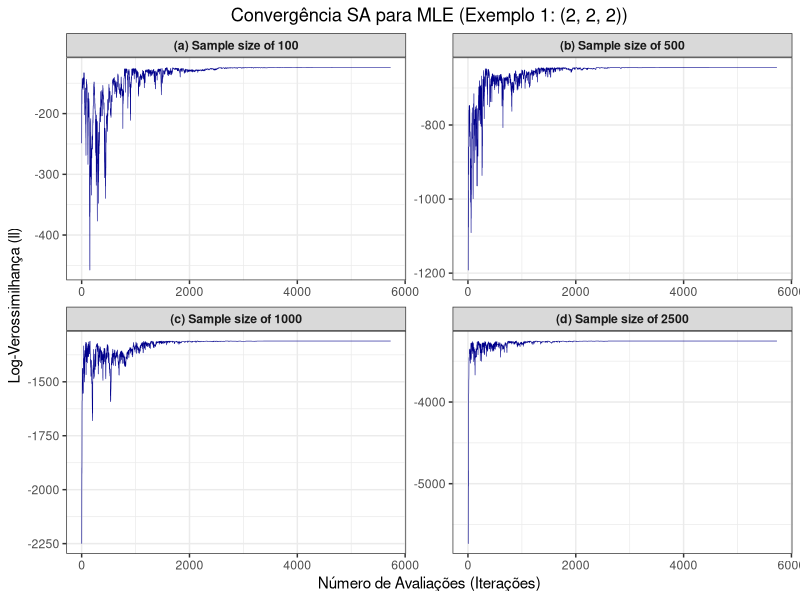
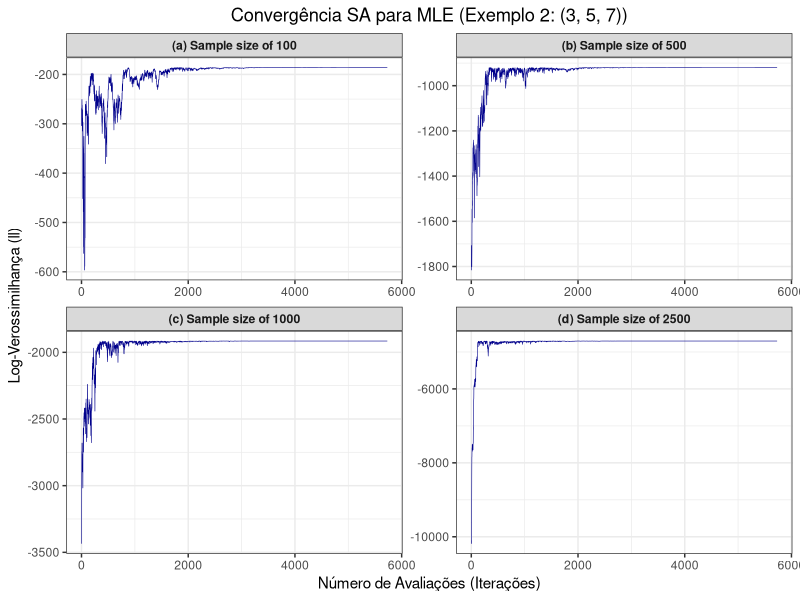
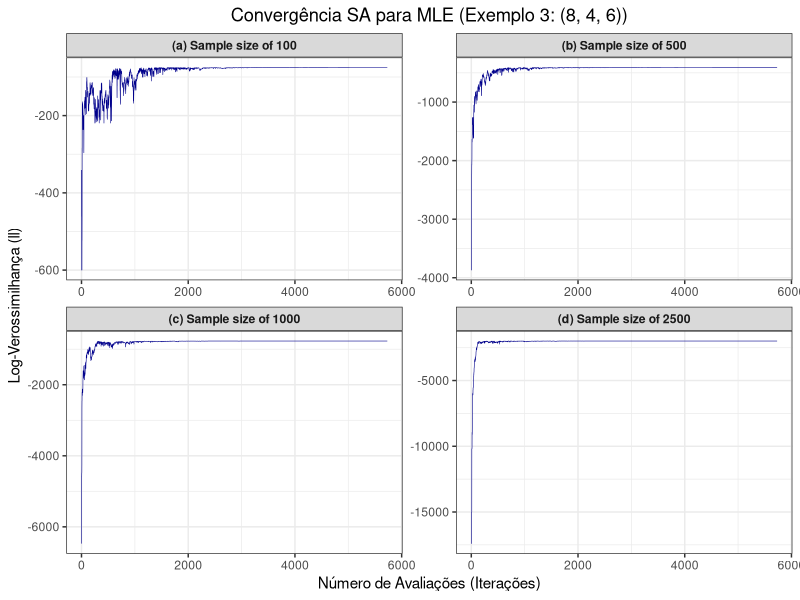

The R script that drew these images, in order:
# --- 1. CONFIGURAÇÃO E BIBLIOTECAS ---
# Instale os pacotes se necessário:
# install.packages(c("ggplot2", "dplyr", "tidyr", "gridExtra", "xtable"))
library(ggplot2)
library(dplyr)
library(tidyr)
library(gridExtra)
library(xtable)
# É bom ter MASS para sd() e inicialização, mas não é estritamente necessário para este erro
# library(MASS)

caminho <- paste0(getwd(), "/Seminário")

# Criação da Pasta para Figuras
if (!dir.exists("figuras1")) {
  dir.create("figuras1")
}
print("Pasta 'figuras1/' verificada/criada.")
set.seed(20252) # Para reprodutibilidade

# --- 2. FUNÇÕES BASE (WEIBULL 3P E SA) ---

# Função de Log-Verossimilhança Weibull 3P (CORRIGIDA NA VERSÃO ANTERIOR PARA NaN/NA)
loglik_weibull3 <- function(params, x) {
  b <- params[1] # beta (forma)
  g <- params[2] # eta (escala)
  c <- params[3] # gamma (locação)

  if (b <= 0 || g <= 0 || any(x <= c)) {
    return(-Inf)
  }

  z <- (x - c) / g
  # Fórmula Log-Verossimilhança (Eq 7 do artigo)
  ll <- length(x) * (log(b) - log(g)) + sum((b - 1) * log(z) - (z^b))

  # Incluindo a verificação de NaN/NA para robustez
  if (is.nan(ll) || is.na(ll)) {
    return(-Inf)
  }

  return(ll)
}

# Função para Gerar Vizinho (Proposta)
propose_neighbor <- function(curr, x, sds = c(0.1, 0.1, 0.1)) {
  attempt <- 0
  min_x <- min(x)

  repeat {
    attempt <- attempt + 1

    b1 <- curr[1] + rnorm(1, mean = 0, sd = sds[1])
    g1 <- curr[2] + rnorm(1, mean = 0, sd = sds[2])
    c1 <- curr[3] + rnorm(1, mean = 0, sd = sds[3])

    if (b1 <= 0) {
      b1 <- abs(b1) + 1e-6
    }
    if (g1 <= 0) {
      g1 <- abs(g1) + 1e-6
    }

    # Condição: c1 deve ser menor que o mínimo da amostra
    if (c1 < min_x - 1e-8) {
      return(c(b1, g1, c1))
    }

    if (attempt > 50) {
      sds[3] <- sds[3] * 1.5
    }

    if (attempt > 1000) {
      return(c(b1, g1, min_x - 1e-6))
    }
  }
}

# Algoritmo Simulated Annealing para Maximização
sa_weibull3 <- function(
  x,
  init = NULL,
  T0 = 100,
  Tf = 0.001,
  cooling_rate = 0.99,
  L = 5,
  sds = c(0.1, 0.1, 0.1)
) {
  n <- length(x)

  # Se init não for fornecido, inicializa com valores razoáveis
  if (is.null(init)) {
    # Inicialização simplificada
    init <- c(1, sd(x), min(x) - 0.1)
  }

  curr <- init
  curr_ll <- loglik_weibull3(curr, x)
  best <- curr
  best_ll <- curr_ll
  T <- T0

  # Garante que a inicialização não seja -Inf
  while (curr_ll == -Inf) {
    curr <- propose_neighbor(curr, x, sds = sds * 10) # Tenta um vizinho mais distante
    curr_ll <- loglik_weibull3(curr, x)
    best <- curr
    best_ll <- curr_ll
  }

  history <- data.frame(eval = 1, ll = curr_ll)
  eval_count <- 1

  # Loop SA
  while (T > Tf) {
    for (i in 1:L) {
      prop <- propose_neighbor(curr, x, sds = sds)
      prop_ll <- loglik_weibull3(prop, x)

      if (prop_ll > curr_ll) {
        curr <- prop
        curr_ll <- prop_ll
      } else {
        delta_ll <- prop_ll - curr_ll

        if (runif(1) < exp(delta_ll / T)) {
          curr <- prop
          curr_ll <- prop_ll
        }
      }

      if (curr_ll > best_ll) {
        best <- curr
        best_ll <- curr_ll
      }

      eval_count <- eval_count + 1
      history <- rbind(history, data.frame(eval = eval_count, ll = curr_ll))
    }
    T <- cooling_rate * T
  }

  return(list(
    best_params = best,
    best_ll = best_ll,
    history = history,
    evals = eval_count
  ))
}

# --- 3. FUNÇÃO DE EXECUÇÃO E GERAÇÃO DE SAÍDA (COMPLETA) ---

run_and_save_example <- function(example_num, real_params) {
  sample_sizes <- c(2500, 1000, 500, 100)
  T0_val <- 100
  Tf_val <- 0.001
  cooling_rate_val <- 0.99
  L_val <- 5

  results_table <- data.frame(
    "N" = integer(),
    "beta_est" = numeric(),
    "eta_est" = numeric(),
    "gamma_est" = numeric(),
    "LL_real" = numeric(),
    "LL_est" = numeric(),
    "Time_s" = numeric()
  )
  plot_data <- list()

  # Loop para rodar o SA para cada tamanho de amostra
  for (N in sample_sizes) {
    # 1. Geração da Amostra (Weibull 3P)
    data_x <- rweibull(N, shape = real_params[1], scale = real_params[2]) +
      real_params[3]

    # 2. Log-Verossimilhança com os Parâmetros Reais
    ll_real <- loglik_weibull3(real_params, data_x)

    # 3. Execução do Simulated Annealing
    start_time <- Sys.time()

    # Inicialização (Passada explicitamente para run_and_save_example)
    init_params <- c(1.5, sd(data_x), min(data_x) - 0.1)

    sa_result <- sa_weibull3(
      x = data_x,
      init = init_params,
      T0 = T0_val,
      Tf = Tf_val,
      cooling_rate = cooling_rate_val,
      L = L_val
    )
    end_time <- Sys.time()
    run_time <- as.numeric(difftime(end_time, start_time, units = "secs"))

    # 4. Armazenamento dos Resultados
    best_p <- sa_result$best_params
    best_ll <- sa_result$best_ll

    new_row <- data.frame(
      "N" = N,
      "beta_est" = best_p[1],
      "eta_est" = best_p[2],
      "gamma_est" = best_p[3],
      "LL_real" = ll_real,
      "LL_est" = best_ll,
      "Time_s" = run_time
    )
    results_table <- rbind(results_table, new_row)

    # 5. Armazenamento do Histórico para o Gráfico
    plot_data[[as.character(N)]] <- sa_result$history %>%
      mutate(N_sample = N)
  }

  # --- Geração do Gráfico (PNG) ---

  full_history_df <- do.call(rbind, plot_data)

  panel_map <- data.frame(
    N_sample = c(100, 500, 1000, 2500),
    panel = c("(a)", "(b)", "(c)", "(d)")
  )

  plot_df <- full_history_df %>%
    left_join(panel_map, by = "N_sample") %>%
    mutate(facet_label = paste(panel, "Sample size of", N_sample))

  plot_convergence <- ggplot(plot_df, aes(x = eval, y = ll)) +
    geom_line(color = "darkblue", size = 0.2) +
    facet_wrap(~facet_label, scales = "free", ncol = 2) +
    labs(
      title = paste0(
        "Convergência SA para MLE (Exemplo ",
        example_num,
        ": (",
        paste(real_params, collapse = ", "),
        "))"
      ),
      x = "Número de Avaliações (Iterações)",
      y = "Log-Verossimilhança (ll)"
    ) +
    theme_bw() +
    theme(
      plot.title = element_text(hjust = 0.5),
      strip.text = element_text(face = "bold")
    )

  filename_png <- paste0(
    "figuras1/sa_weibull_convergencia_exemplo",
    example_num,
    ".png"
  )
  ggsave(
    filename = filename_png,
    plot = plot_convergence,
    width = 10,
    height = 8,
    units = "in",
    dpi = 300
  )

  print(paste("Gráfico salvo em:", filename_png))

  # --- Geração da Tabela LaTeX (TEX) ---

  latex_table_df <- results_table %>%
    mutate(
      Estimated_Parameters = sprintf(
        "(%.4f, %.4f, %.4f)",
        beta_est,
        eta_est,
        gamma_est
      ),
      LL_real_f = sprintf("%.4f", LL_real),
      LL_est_f = sprintf("%.4f", LL_est),
      Time_s_f = sprintf("%.4f", Time_s)
    ) %>%
    # CORREÇÃO AQUI: Especificar dplyr::select para evitar conflito com outros pacotes
    dplyr::select(N, Estimated_Parameters, LL_real_f, LL_est_f, Time_s_f) %>%
    t() %>%
    as.data.frame()

  colnames(latex_table_df) <- latex_table_df[1, ]
  latex_table_df <- latex_table_df[-1, ]

  latex_table_df <- data.frame(
    "Measure" = c(
      "Estimated parameters (\\(\\beta\\), \\(\\eta\\), \\(\\gamma\\))",
      "Likelihood function at the real values",
      "Likelihood function at the estimated value",
      "Run time (s)"
    ),
    latex_table_df
  )

  caption_text <- paste0(
    "Tabela de Resultados para o Exemplo ",
    example_num,
    ": Weibull (",
    paste(real_params, collapse = ", "),
    ") via Simulated Annealing"
  )

  # Usando xtable para gerar o código LaTeX
  latex_code <- print(
    xtable(
      latex_table_df,
      caption = caption_text,
      align = c("l", "l", rep("r", length(sample_sizes))),
      label = paste0("tab:sa_weibull_results_ex", example_num)
    ),
    type = "latex",
    include.rownames = FALSE,
    floating.environment = "table",
    hline.after = c(-1, 0, nrow(latex_table_df)),
    booktabs = FALSE,
    add.to.row = list(
      pos = list(0, 1),
      command = c(
        paste0(
          "\\toprule\n\\multicolumn{1}{c}{Weibull parameters} & \\multicolumn{4}{c}{",
          paste0("(", paste(real_params, collapse = ", "), ")"),
          "}\\\\\n\\hline\nMeasure & "
        ),
        " \\midrule\n"
      )
    )
  )

  filename_tex <- paste0(
    "figuras1/sa_weibull_results_exemplo",
    example_num,
    ".tex"
  )
  writeLines(latex_code, filename_tex)

  print(paste("Tabela LaTeX salva em:", filename_tex))

  return(list(
    png_file = filename_png,
    tex_file = filename_tex
  ))
}

# --- 4. EXECUÇÃO DOS EXEMPLOS (RODAR ESTE BLOCO) ---

# Exemplo 1: theta = (2, 2, 2)
real_params_ex1 <- c(2, 2, 2)
print(paste(
  "--- Executando Exemplo 1:",
  paste(real_params_ex1, collapse = ", "),
  "---"
))
results_ex1 <- run_and_save_example(1, real_params_ex1)

print(results_ex1)


# Exemplo 2: theta = (2, 3, 4)
real_params_ex2 <- c(3, 5, 7)
print(paste(
  "--- Executando Exemplo 2:",
  paste(real_params_ex2, collapse = ", "),
  "---"
))
results_ex2 <- run_and_save_example(2, real_params_ex2)

# Exemplo 3: theta = (3, 2, 5)
real_params_ex3 <- c(8, 4, 6)
print(paste(
  "--- Executando Exemplo 3:",
  paste(real_params_ex3, collapse = ", "),
  "---"
))
results_ex3 <- run_and_save_example(3, real_params_ex3)

print(
  "Processamento concluído para os 3 exemplos. Verifique a pasta 'figuras/'"
)
